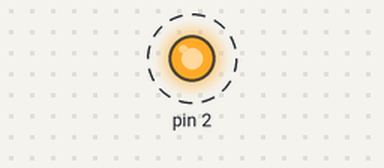
A sketch run on a simulated Arduino Uno, built with avr-gcc and run on an emulated ATmega328P. Parts: output pins drawn as LEDs (lit = HIGH). Dashed ring = blinking. What the sketch prints to the serial monitor is not drawn.

Above: at 0.5 s.
Timing chart, 0 to 4.6 s (numbered marks = the images above):
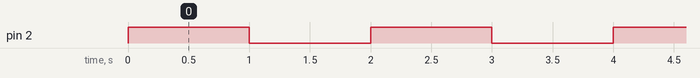

Measured:
- by itself, pin 2: alternates HIGH for 1.0 s and LOW for 1.0 s

The sketch:

Blink_Test.ino
```cpp
void setup() {
  // Initialize digital pin 2 as an output.
  pinMode(2, OUTPUT);
  Serial.begin(115200);
}

void loop() {
  digitalWrite(2, HIGH);   // turn the LED on (HIGH is the voltage level)
  Serial.println("LED ON");
  delay(1000);             // wait for a second
  digitalWrite(2, LOW);    // turn the LED off (LOW is the voltage level)
  Serial.println("LED OFF");
  delay(1000);             // wait for a second
}
```
